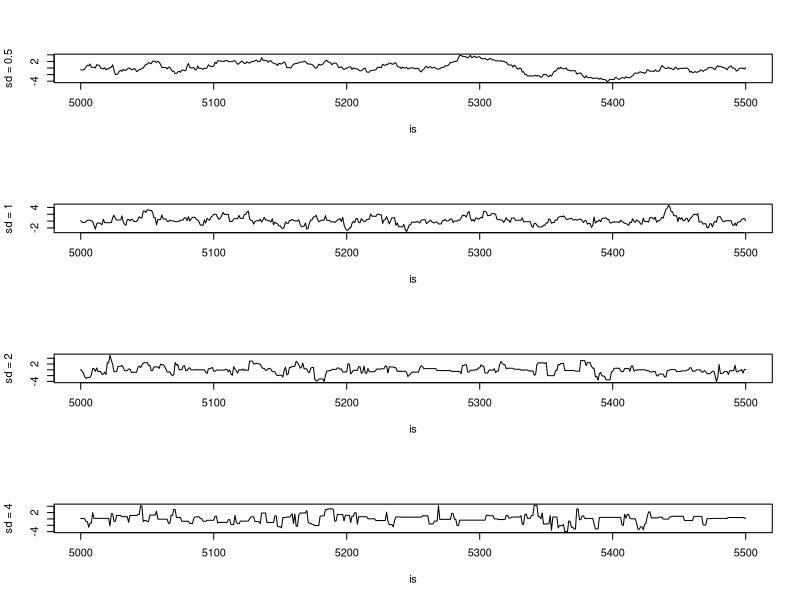

This chart was generated by the following R code:
sds = c(0.5, 1, 2, 4)
is = 5000:5500

mc.laplace = function (sd) {
  N = 10000
 
  # standard laplace distribution.
  df = function (x) {
    1/2 * exp(-abs(x))
  }
  
  rg = function (mean) {
    rnorm(n = 1, mean = mean, sd = sd)
  }
  
  rw = function (N, df, rg) {
    
    x = numeric(N)
    x[1] = rg(1)
    k = 0
    us = runif(N)
    
    for (i in 2:N) {
      xt = x[i-1]
      y = rg(xt)
      res = df(y) / df(xt)
      if (us[i] <= res) {
        x[i] = y
      } else {
        x[i] = xt
        k = k + 1
      }
    }
    print(k)
    
    return(x)
  }
  
  return(rw(N, df, rg))
}

xs = mc.laplace(sd = sds[1])
par(mfrow=c(length(sds), 1))
plot(is, xs[is], type="l", ylab = paste("sd = ", sds[1], sep = ''))
for (i in 2:length(sds)) {
  plot(is, mc.laplace(sd = sds[i])[is], type="l", ylab = paste("sd = ", sds[i], sep = ''))
}
par(mfrow=c(1, 1))